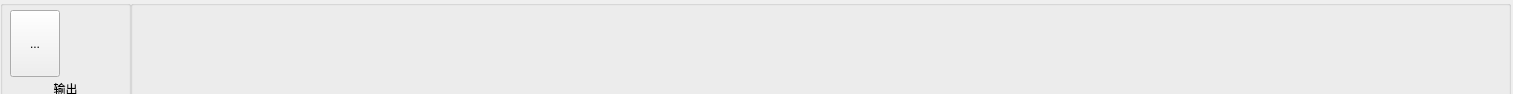
<?xml version="1.0" encoding="UTF-8"?>
<ui version="4.0">
 <class>Tab4</class>
 <widget class="QWidget" name="Tab4">
  <property name="geometry">
   <rect>
    <x>0</x>
    <y>0</y>
    <width>1513</width>
    <height>94</height>
   </rect>
  </property>
  <property name="windowTitle">
   <string>Form</string>
  </property>
  <widget class="QGroupBox" name="groupBox">
   <property name="geometry">
    <rect>
     <x>0</x>
     <y>0</y>
     <width>131</width>
     <height>131</height>
    </rect>
   </property>
   <property name="title">
    <string/>
   </property>
   <widget class="QToolButton" name="toolButton_52">
    <property name="geometry">
     <rect>
      <x>10</x>
      <y>10</y>
      <width>50</width>
      <height>67</height>
     </rect>
    </property>
    <property name="text">
     <string>...</string>
    </property>
   </widget>
   <widget class="QLabel" name="label_7">
    <property name="geometry">
     <rect>
      <x>0</x>
      <y>80</y>
      <width>131</width>
      <height>25</height>
     </rect>
    </property>
    <property name="text">
     <string>输出</string>
    </property>
    <property name="alignment">
     <set>Qt::AlignHCenter|Qt::AlignTop</set>
    </property>
   </widget>
  </widget>
  <widget class="QGroupBox" name="groupBox_5">
   <property name="geometry">
    <rect>
     <x>130</x>
     <y>0</y>
     <width>1381</width>
     <height>131</height>
    </rect>
   </property>
   <property name="title">
    <string/>
   </property>
  </widget>
 </widget>
 <resources/>
 <connections/>
</ui>
